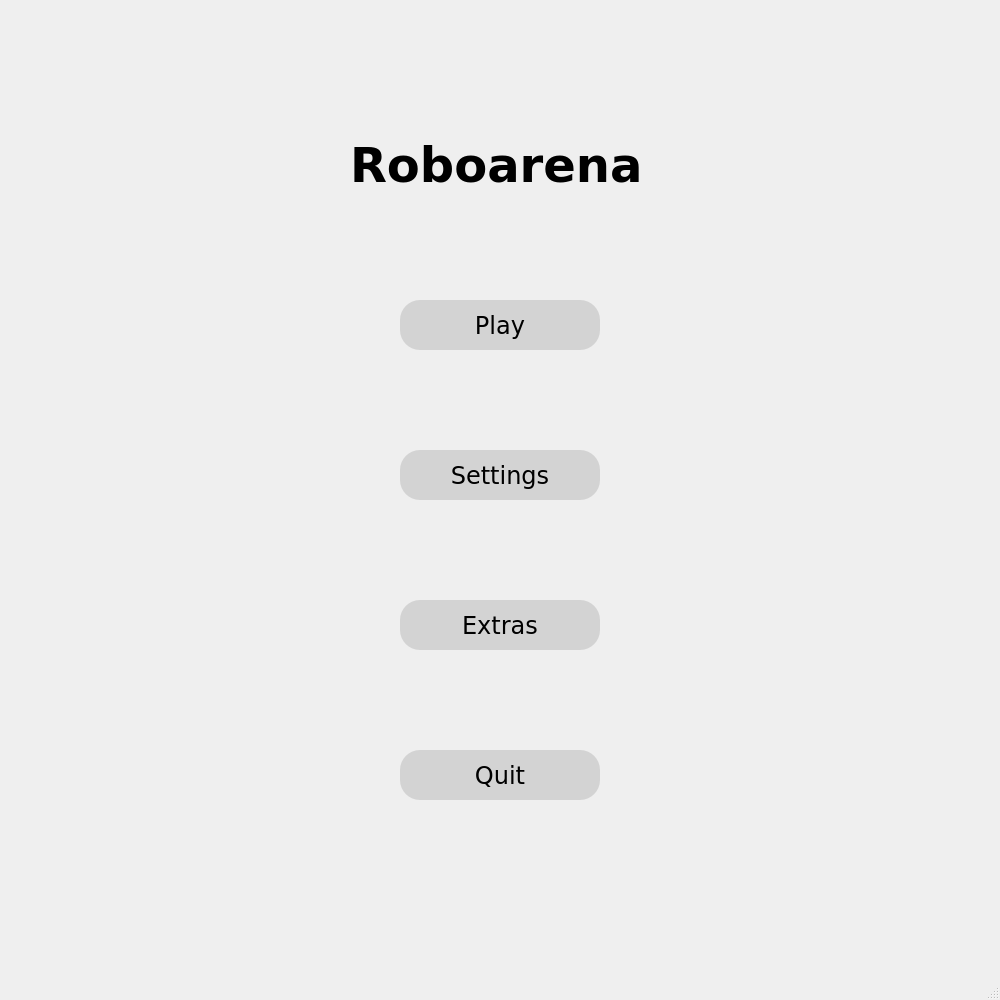
<?xml version="1.0" encoding="UTF-8"?>
<ui version="4.0">
 <class>MainMenu</class>
 <widget class="QMainWindow" name="MainMenu">
  <property name="geometry">
   <rect>
    <x>0</x>
    <y>0</y>
    <width>1000</width>
    <height>1000</height>
   </rect>
  </property>
  <property name="windowTitle">
   <string>MainWindow</string>
  </property>
  <widget class="QWidget" name="centralwidget">
   <widget class="QPushButton" name="PlayButton">
    <property name="geometry">
     <rect>
      <x>400</x>
      <y>300</y>
      <width>200</width>
      <height>50</height>
     </rect>
    </property>
    <property name="styleSheet">
     <string notr="true">QPushButton {
        background-color: lightgray;
        font-family: Verdana;
        font-size: 24px;
        border-radius: 20px;
        min-width: 200px; /* Set the minimum width */
        min-height: 50px; /* Set the minimum height */
		position: absolute;
   		 left: 100px;
   		 top: 200px;
    }

    QPushButton:hover {
        background-color: rgb(203, 255, 255);
}</string>
    </property>
    <property name="text">
     <string>Play</string>
    </property>
   </widget>
   <widget class="QPushButton" name="SettingsButton">
    <property name="geometry">
     <rect>
      <x>400</x>
      <y>450</y>
      <width>200</width>
      <height>50</height>
     </rect>
    </property>
    <property name="styleSheet">
     <string notr="true">QPushButton {
        background-color: lightgray;
        font-family: Verdana;
        font-size: 24px;
        border-radius: 20px;
        min-width: 200px; /* Set the minimum width */
        min-height: 50px; /* Set the minimum height */
		position: absolute;
   		 left: 100px;
   		 top: 200px;
    }

    QPushButton:hover {
        background-color: rgb(203, 255, 255);
}</string>
    </property>
    <property name="text">
     <string>Settings</string>
    </property>
   </widget>
   <widget class="QPushButton" name="QuitButton">
    <property name="geometry">
     <rect>
      <x>400</x>
      <y>750</y>
      <width>200</width>
      <height>50</height>
     </rect>
    </property>
    <property name="styleSheet">
     <string notr="true">QPushButton {
        background-color: lightgray;
        font-family: Verdana;
        font-size: 24px;
        border-radius: 20px;
        min-width: 200px; /* Set the minimum width */
        min-height: 50px; /* Set the minimum height */
		position: absolute;
   		 left: 100px;
   		 top: 200px;
    }

    QPushButton:hover {
        background-color: rgb(203, 255, 255);
}</string>
    </property>
    <property name="text">
     <string>Quit</string>
    </property>
   </widget>
   <widget class="QPushButton" name="ExtrasButton">
    <property name="geometry">
     <rect>
      <x>400</x>
      <y>600</y>
      <width>200</width>
      <height>50</height>
     </rect>
    </property>
    <property name="styleSheet">
     <string notr="true">QPushButton {
        background-color: lightgray;
        font-family: Verdana;
        font-size: 24px;
        border-radius: 20px;
        min-width: 200px; /* Set the minimum width */
        min-height: 50px; /* Set the minimum height */
		position: absolute;
   		 left: 100px;
   		 top: 200px;
    }

    QPushButton:hover {
        background-color: rgb(203, 255, 255);
}</string>
    </property>
    <property name="text">
     <string>Extras</string>
    </property>
   </widget>
   <widget class="QLabel" name="coolHeader">
    <property name="geometry">
     <rect>
      <x>350</x>
      <y>100</y>
      <width>301</width>
      <height>131</height>
     </rect>
    </property>
    <property name="font">
     <font>
      <family>Verdana</family>
      <pointsize>36</pointsize>
      <weight>75</weight>
      <bold>true</bold>
     </font>
    </property>
    <property name="styleSheet">
     <string notr="true">Qlabel#coolHeader {
    font-size: 24px;
    font-family: &quot;Arial&quot;;
    font-weight: bold;
    color: #3366FF;
    background-color: #F0F0F0;
    padding: 10px;
    border-radius: 5px;
}
</string>
    </property>
    <property name="text">
     <string>Roboarena </string>
    </property>
   </widget>
  </widget>
  <widget class="QStatusBar" name="statusbar"/>
 </widget>
 <resources/>
 <connections/>
</ui>
